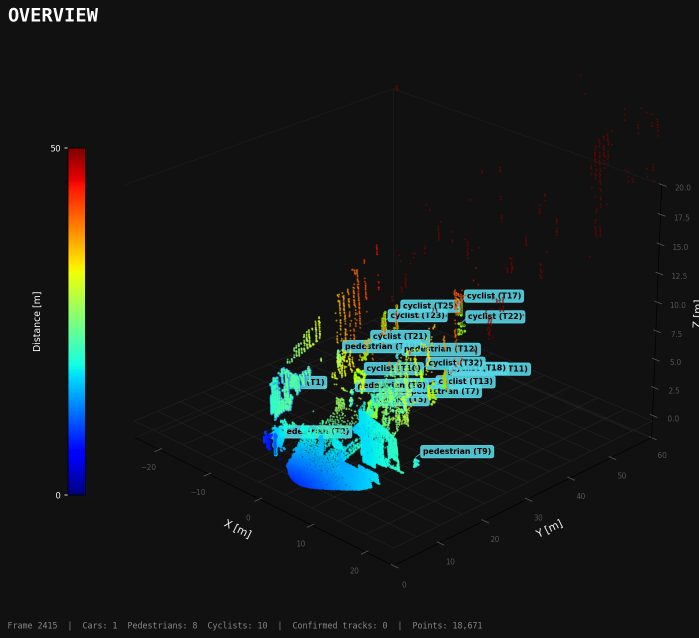
#> input picture output/frames/frame_2415_overview.png, 1397 x 1276 px (shown at 1/2 size); its folder holds only this picture in this run
$ python make_project_video.py
#> lines starting #> are read from the running program, lines starting #| are printed output that depends on the picture
"""
make_project_video.py
=====================
Generates a project demo video from LiDAR pipeline frame images.

Usage:
    python make_project_video.py

Requirements:
    pip install opencv-python pillow numpy

Folder structure expected (run main.py --visualize first):
    output/
    └── frames/
        ├── frame_2415_overview.png
        ├── frame_2415_pedestrian.png
        ├── frame_2415_car_cyclist.png
        ├── frame_2415_topdown.png
        ├── frame_2416_overview.png
        └── ...
"""

import os
import sys
import glob

# ── Check dependencies first ─────────────────────────────────────────────────
try:
    import cv2
except ImportError:
    print("ERROR: opencv-python not installed.")
    print("Fix:   pip install opencv-python")
    sys.exit(1)

try:
    import numpy as np
except ImportError:
    print("ERROR: numpy not installed.")
    print("Fix:   pip install numpy")
    sys.exit(1)

try:
    from PIL import Image
except ImportError:
    print("ERROR: pillow not installed.")
    print("Fix:   pip install pillow")
    sys.exit(1)

# ── Paths — relative to wherever you run this script from ────────────────────
SCRIPT_DIR = os.path.dirname(os.path.abspath(__file__))
FRAMES_DIR = os.path.join(SCRIPT_DIR, 'output', 'frames')
OUT_PATH   = os.path.join(SCRIPT_DIR, 'output', 'project_demo.mp4')

# ── Check frames folder exists ───────────────────────────────────────────────
if not os.path.exists(FRAMES_DIR):
    print(f"ERROR: Frames folder not found: {FRAMES_DIR}")
    print("Fix:   Run  python main.py --data_dir data/ --output_dir output/ --visualize")
    sys.exit(1)

all_pngs = sorted(glob.glob(os.path.join(FRAMES_DIR, '*.png')))
if len(all_pngs) == 0:
    print(f"ERROR: No PNG images found in {FRAMES_DIR}")
    print("Fix:   Run  python main.py --data_dir data/ --output_dir output/ --visualize")
    sys.exit(1)

print(f"Found {len(all_pngs)} frame images in: {FRAMES_DIR}")

# ── Settings ─────────────────────────────────────────────────────────────────
W, H = 1920, 1080
FPS  = 30

# Colours (BGR for OpenCV)
BG    = (17,  17,  17)
CYAN  = (230, 216,  90)   # BGR of #5ad8e6
WHITE = (255, 255, 255)
GREY  = (160, 160, 160)
GREEN = (80,  200,  80)

# ── Helper functions ─────────────────────────────────────────────────────────
def blank():
    return np.full((H, W, 3), BG, dtype=np.uint8)

def put(frame, text, x, y, size=0.8, color=WHITE, thickness=2, bold=False):
    font = cv2.FONT_HERSHEY_DUPLEX if bold else cv2.FONT_HERSHEY_SIMPLEX
    cv2.putText(frame, text, (x, y), font, size, color, thickness, cv2.LINE_AA)

def put_center(frame, text, y, size=0.8, color=WHITE, thickness=2, bold=False):
    font = cv2.FONT_HERSHEY_DUPLEX if bold else cv2.FONT_HERSHEY_SIMPLEX
    (tw, _), _ = cv2.getTextSize(text, font, size, thickness)
    put(frame, text, (W - tw) // 2, y, size, color, thickness, bold)

def fit_image(img_path, tw, th):
    """Load image and fit inside target size, centred on dark background."""
    img = Image.open(img_path).convert('RGB')
    iw, ih = img.size
    scale = min(tw / iw, th / ih)
    nw, nh = int(iw * scale), int(ih * scale)
    img = img.resize((nw, nh), Image.LANCZOS)
    canvas = Image.new('RGB', (tw, th), (17, 17, 17))
    canvas.paste(img, ((tw - nw) // 2, (th - nh) // 2))
    return cv2.cvtColor(np.array(canvas), cv2.COLOR_RGB2BGR)

def crossfade(f1, f2, steps=15):
    for i in range(steps):
        a = i / steps
        yield cv2.addWeighted(f1, 1 - a, f2, a, 0)

def write_n(vw, frame, n):
    for _ in range(n):
        vw.write(frame)

# ── Build ordered frame list ──────────────────────────────────────────────────
# Detect frame IDs from filenames
frame_ids = sorted(set(
    os.path.basename(f).split('_')[1]
    for f in all_pngs
    if os.path.basename(f).startswith('frame_')
))

view_order  = ['overview', 'pedestrian', 'car_cyclist', 'topdown']
view_labels = ['3D Overview', 'Pedestrian Focus', 'Car & Cyclist Focus', 'Top-Down View']

print(f"Frame IDs detected: {frame_ids}")
print(f"Output video:       {OUT_PATH}")
print("Building video...")

# ── Video writer ──────────────────────────────────────────────────────────────
os.makedirs(os.path.dirname(OUT_PATH), exist_ok=True)
fourcc = cv2.VideoWriter_fourcc(*'mp4v')
vw = cv2.VideoWriter(OUT_PATH, fourcc, FPS, (W, H))

if not vw.isOpened():
    print("ERROR: Could not open VideoWriter. Check ffmpeg/opencv installation.")
    sys.exit(1)

# ── SECTION 1: Title card ─────────────────────────────────────────────────────
print("  [1/5] Title card...")
title = blank()
cv2.rectangle(title, (0, 0),    (W, 6), CYAN, -1)
cv2.rectangle(title, (0, H-6), (W, H),  CYAN, -1)
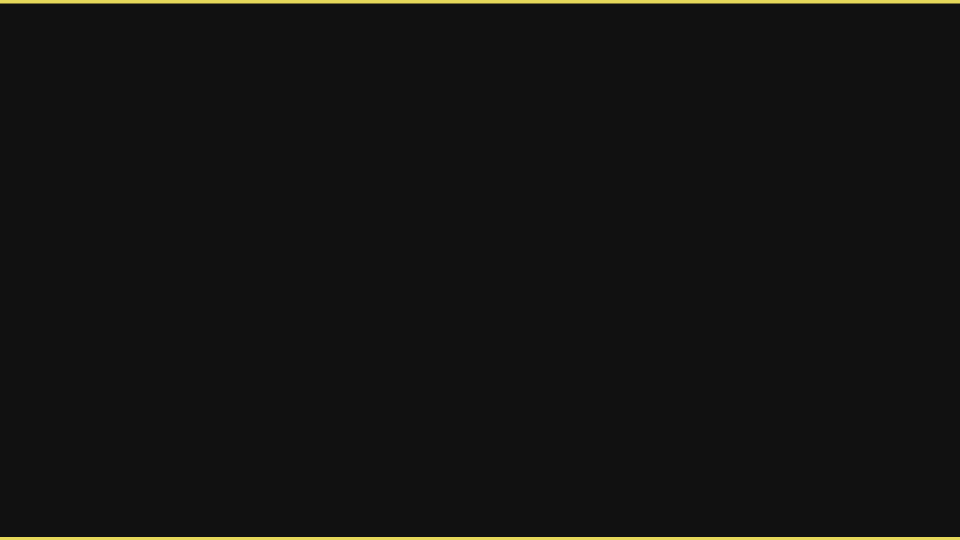
#> title: shape (1080, 1920, 3) (shown at 1/2 size); mean of channels 0, 1, 2 19.6, 19.4, 17.9; drawn as R, G, B
put_center(title, 'LiDAR-Based Object Detection', 340, 1.8, WHITE, 3, bold=True)
put_center(title, 'and Tracking Pipeline',         415, 1.8, WHITE, 3, bold=True)
put_center(title, 'Blickfeld Cube 1  |  CCR = 1.0000  |  FAR = 0.0000 /hr', 510, 0.75, CYAN, 2)
put_center(title, 'IU International University of Applied Sciences', 575, 0.65, GREY, 1)

black = blank()
for f in crossfade(black, title, 20):
    vw.write(f)
#> this loop made 20 passes
write_n(vw, title, 70)
prev = title

# ── SECTION 2: Per-frame views ────────────────────────────────────────────────
print("  [2/5] Frame views...")
TOP_BAR = 60
BOT_BAR = 50
IMG_H   = H - TOP_BAR - BOT_BAR

for fid in frame_ids:
    for view, vlabel in zip(view_order, view_labels):
        img_path = os.path.join(FRAMES_DIR, f'frame_{fid}_{view}.png')
        if not os.path.exists(img_path):
            continue

        canvas = blank()

        # Image area
        img_cv = fit_image(img_path, W, IMG_H)
#> in fit_image, `canvas = Image.new('RGB', (tw, th), (17, 17, 17))`: canvas: PIL image 1920x970 RGB; every value is 17
        canvas[TOP_BAR:TOP_BAR+IMG_H, :] = img_cv
#> canvas: shape (1080, 1920, 3)

        # Top HUD bar
        cv2.rectangle(canvas, (0, 0), (W, TOP_BAR), (17,17,17), -1)
        cv2.rectangle(canvas, (0, TOP_BAR), (W, TOP_BAR+3), CYAN, -1)
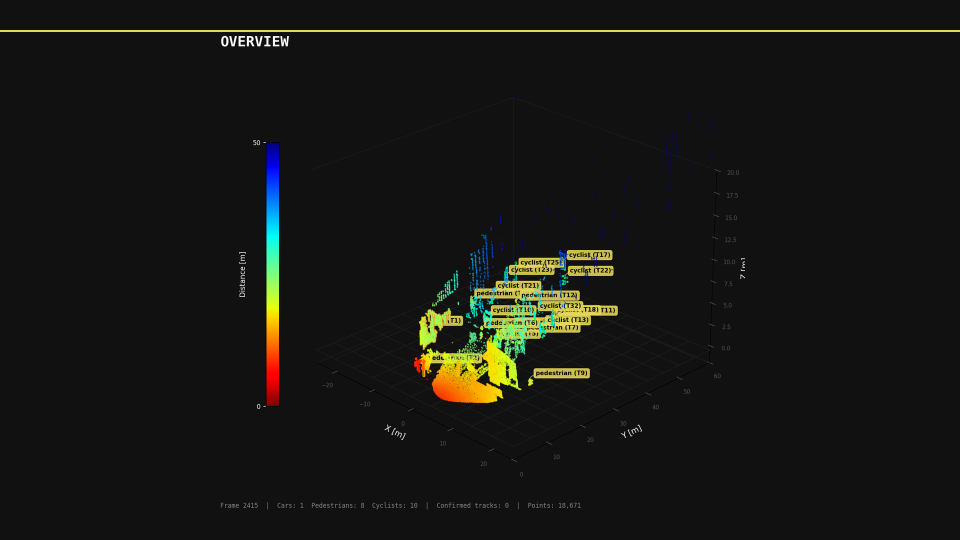
#> canvas: shape (1080, 1920, 3) (shown at 1/2 size); mean R, G, B 22.7, 22.9, 19.6
        put(canvas, f'Frame {fid}', 15, 40, 0.85, CYAN, 2, bold=True)
        put(canvas, vlabel,         160, 40, 0.85, WHITE, 2)
        put(canvas, 'CCR=1.0000  FAR=0.0000/hr', W-360, 40, 0.65, GREY, 1)

        # Bottom bar
        cv2.rectangle(canvas, (0, H-BOT_BAR), (W, H), (17,17,17), -1)
        cv2.rectangle(canvas, (0, H-BOT_BAR), (W, H-BOT_BAR+3), CYAN, -1)
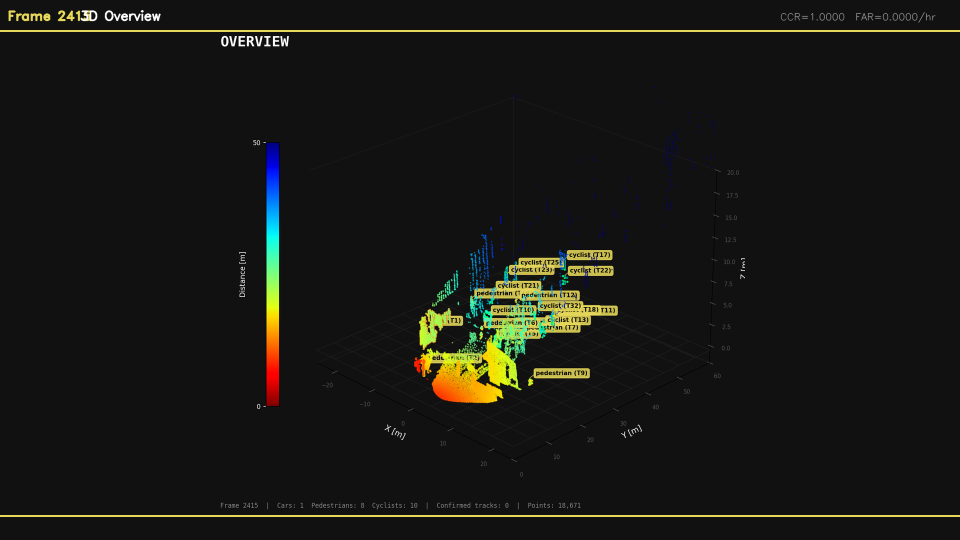
#> canvas: shape (1080, 1920, 3) (shown at 1/2 size); mean R, G, B 23.8, 24, 20.2
        put(canvas, 'LiDAR Detection & Tracking  |  Blickfeld Cube 1  |  IU Applied Sciences', 15, H-15, 0.52, GREY, 1)
#> in put (call 8), `cv2.putText(frame, text, (x, y), font, size, color, thickness, cv2.LIN..`: frame: shape (1080, 1920, 3); mean R, G, B 23.9, 24.1, 20.3

        # Frame progress dots
        for i, f_id in enumerate(frame_ids):
            cx = W - 120 + i * 28
            col = CYAN if f_id == fid else (70, 70, 70)
            cv2.circle(canvas, (cx, H-25), 7, col, -1)
#> canvas: shape (1080, 1920, 3); mean R, G, B 24, 24.1, 20.3

        for f in crossfade(prev, canvas, 12):
            vw.write(f)
#> this loop made 12 passes
        write_n(vw, canvas, 45)
        prev = canvas

# ── SECTION 3: 2×2 comparison grid ───────────────────────────────────────────
print("  [3/5] Comparison grid...")
comp = blank()
cv2.rectangle(comp, (0, 0),   (W, 6),   CYAN, -1)
cv2.rectangle(comp, (0, H-6),(W, H),    CYAN, -1)
put_center(comp, 'All Frames - Overview Comparison', 45, 0.9, WHITE, 2, bold=True)

pad = 12
cw  = (W - 3*pad) // 2
ch  = (H - 60 - 3*pad) // 2
positions = [
    (pad,       60+pad),
    (2*pad+cw,  60+pad),
    (pad,       60+2*pad+ch),
    (2*pad+cw,  60+2*pad+ch),
]
for i, fid in enumerate(frame_ids[:4]):
    x, y = positions[i]
    p = os.path.join(FRAMES_DIR, f'frame_{fid}_overview.png')
    if os.path.exists(p):
        comp[y:y+ch, x:x+cw] = fit_image(p, cw, ch)
#> call 2 of fit_image, with img_path = 'output/frames/frame_2415_overview.png', tw = 942, th = 492
#> in fit_image (call 2), `canvas = Image.new('RGB', (tw, th), (17, 17, 17))`: canvas: PIL image 942x492 RGB; every value is 17
#> in fit_image (call 2), `return cv2.cvtColor(np.array(canvas), cv2.COLOR_RGB2BGR)`:
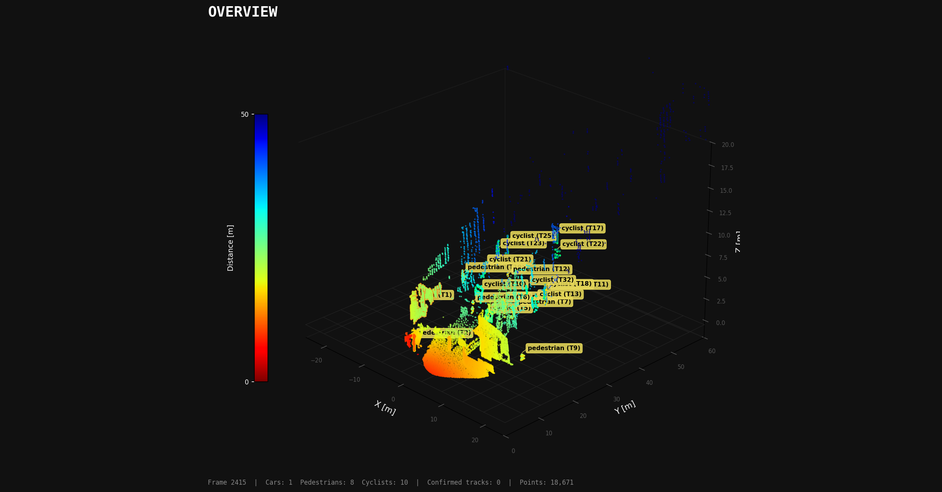
#> returned value: shape (492, 942, 3); mean R, G, B 22.6, 22.9, 19.7
    cv2.rectangle(comp, (x, y), (x+cw, y+ch), CYAN, 2)
    put(comp, f'Frame {fid}', x+10, y+30, 0.7, CYAN, 2, bold=True)
#> in put (call 10), `cv2.putText(frame, text, (x, y), font, size, color, thickness, cv2.LIN..`:
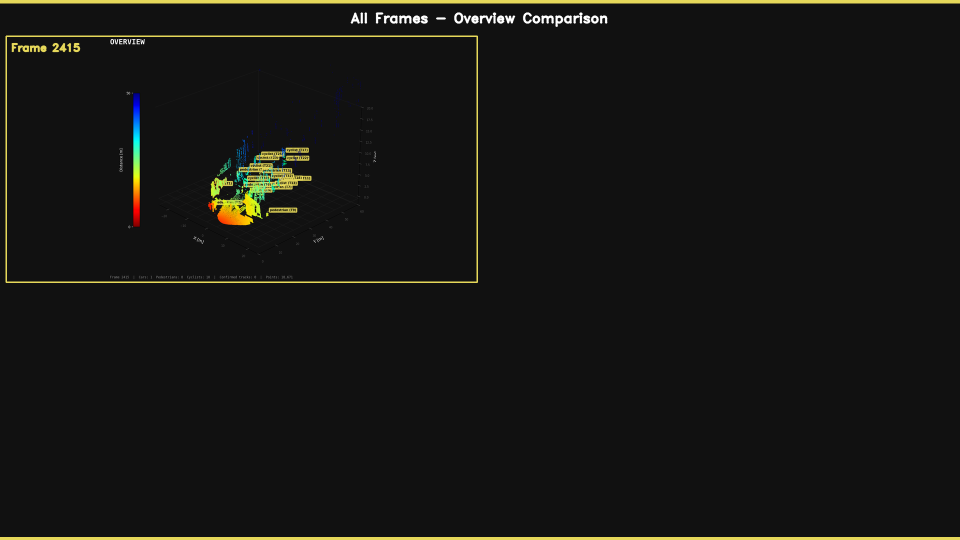
#> frame: shape (1080, 1920, 3) (shown at 1/2 size); mean of channels 0, 1, 2 22.3, 22.2, 19.3; drawn as R, G, B

for f in crossfade(prev, comp, 15):
    vw.write(f)
write_n(vw, comp, 80)
prev = comp

# ── SECTION 4: Performance summary ───────────────────────────────────────────
print("  [4/5] Performance summary...")
perf = blank()
cv2.rectangle(perf, (0, 0),   (W, 6),  CYAN, -1)
cv2.rectangle(perf, (0, H-6),(W, H),   CYAN, -1)
put_center(perf, 'Performance Results vs. Project Targets', 80, 1.0, WHITE, 2, bold=True)

results = [
    ('CCR',          '1.0000', '>= 0.99'),
    ('FAR (/ hr)',   '0.0000', '<= 0.01'),
    ('GT Objects',   '3,268',  '100% correct'),
    ('False Alarms', '0',      'Zero errors'),
    ('Track Confirm','98.3%',  '2,205 / 2,242'),
]
rw, rh  = 310, 110
gap_r   = 22
total_r = len(results)*rw + (len(results)-1)*gap_r
rx0     = (W - total_r) // 2
ry      = 320

for i, (lbl, val, sub) in enumerate(results):
    x = rx0 + i*(rw+gap_r)
    cv2.rectangle(perf, (x, ry),        (x+rw, ry+rh),    (20,60,20), -1)
    cv2.rectangle(perf, (x, ry),        (x+rw, ry+rh),    GREEN, 2)
    # value
    font = cv2.FONT_HERSHEY_DUPLEX
    (tw,th),_ = cv2.getTextSize(val, font, 1.0, 2)
    cv2.putText(perf, val, (x+(rw-tw)//2, ry+45), font, 1.0, GREEN, 2, cv2.LINE_AA)
    # label
    (tw2,_),_ = cv2.getTextSize(lbl, cv2.FONT_HERSHEY_SIMPLEX, 0.55, 1)
    cv2.putText(perf, lbl, (x+(rw-tw2)//2, ry+75),  cv2.FONT_HERSHEY_SIMPLEX, 0.55, WHITE, 1, cv2.LINE_AA)
    (tw3,_),_ = cv2.getTextSize(sub, cv2.FONT_HERSHEY_SIMPLEX, 0.45, 1)
    cv2.putText(perf, sub, (x+(rw-tw3)//2, ry+100), cv2.FONT_HERSHEY_SIMPLEX, 0.45, GREY, 1, cv2.LINE_AA)
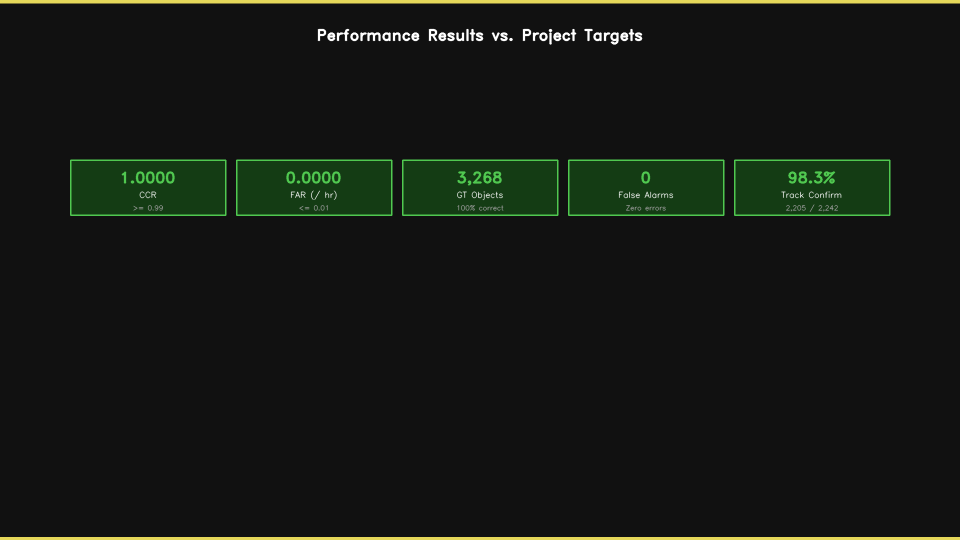
#> perf: shape (1080, 1920, 3) (shown at 1/2 size); mean of channels 0, 1, 2 21.2, 25.1, 19.5; drawn as R, G, B

for f in crossfade(prev, perf, 15):
    vw.write(f)
write_n(vw, perf, 85)
prev = perf

# ── SECTION 5: End card ───────────────────────────────────────────────────────
print("  [5/5] End card...")
end = blank()
cv2.rectangle(end, (0, 0),   (W, 6), CYAN, -1)
cv2.rectangle(end, (0, H-6),(W, H),  CYAN, -1)
put_center(end, 'LiDAR Object Detection & Tracking', 380, 1.5, WHITE, 3, bold=True)
put_center(end, 'CCR = 1.0000  |  FAR = 0.0000 / hr  |  Targets Met', 460, 0.85, CYAN, 2)
put_center(end, 'IU International University of Applied Sciences  |  Blickfeld Cube 1', 540, 0.65, GREY, 1)
#> in put (call 14), `cv2.putText(frame, text, (x, y), font, size, color, thickness, cv2.LIN..`:
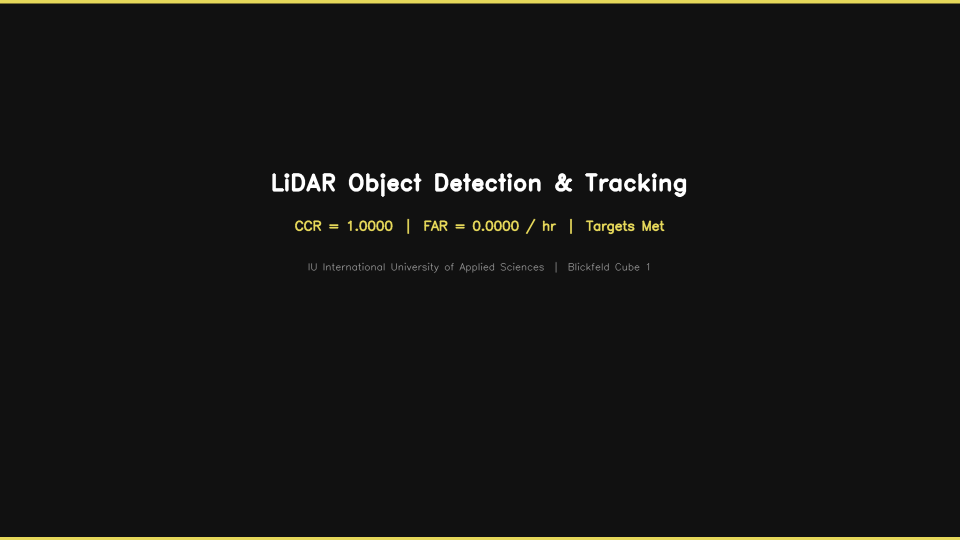
#> frame: shape (1080, 1920, 3) (shown at 1/2 size); mean of channels 0, 1, 2 21.6, 21.4, 19.6; drawn as R, G, B

for f in crossfade(prev, end, 20):
    vw.write(f)
write_n(vw, end, 80)

# Fade out
for i in range(25):
    vw.write(cv2.addWeighted(end, 1 - i/25, black, i/25, 0))
#> black: shape (1080, 1920, 3); every value is 17

vw.release()

#> (the run stopped early here; a loop or call above may not have finished)
